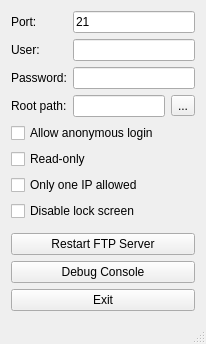
<?xml version="1.0" encoding="UTF-8"?>
<ui version="4.0">
 <class>MainWindow</class>
 <widget class="QMainWindow" name="MainWindow">
  <property name="geometry">
   <rect>
    <x>0</x>
    <y>0</y>
    <width>206</width>
    <height>344</height>
   </rect>
  </property>
  <property name="windowTitle">
   <string>FTP Server</string>
  </property>
  <widget class="QWidget" name="centralWidget">
   <layout class="QGridLayout" name="gridLayout">
    <item row="0" column="0">
     <widget class="QLabel" name="label">
      <property name="text">
       <string>Port:</string>
      </property>
     </widget>
    </item>
    <item row="5" column="1">
     <widget class="QLineEdit" name="lineEditRootPath">
      <property name="readOnly">
       <bool>true</bool>
      </property>
     </widget>
    </item>
    <item row="6" column="0" colspan="3">
     <widget class="QCheckBox" name="checkBoxAnonymous">
      <property name="text">
       <string>Allow anonymous login</string>
      </property>
     </widget>
    </item>
    <item row="8" column="0" colspan="3">
     <widget class="QCheckBox" name="checkBoxOnlyOneIpAllowed">
      <property name="text">
       <string>Only one IP allowed</string>
      </property>
     </widget>
    </item>
    <item row="5" column="2">
     <widget class="QToolButton" name="toolButtonBrowse">
      <property name="text">
       <string>...</string>
      </property>
     </widget>
    </item>
    <item row="13" column="0" colspan="3">
     <widget class="QPushButton" name="pushButtonShowDebugLog">
      <property name="text">
       <string>Debug Console</string>
      </property>
     </widget>
    </item>
    <item row="14" column="0" colspan="3">
     <widget class="QPushButton" name="pushButtonExit">
      <property name="text">
       <string>Exit</string>
      </property>
     </widget>
    </item>
    <item row="3" column="0">
     <widget class="QLabel" name="label_2">
      <property name="text">
       <string>User:</string>
      </property>
     </widget>
    </item>
    <item row="4" column="0">
     <widget class="QLabel" name="label_3">
      <property name="text">
       <string>Password:</string>
      </property>
     </widget>
    </item>
    <item row="7" column="0" colspan="3">
     <widget class="QCheckBox" name="checkBoxReadOnly">
      <property name="text">
       <string>Read-only</string>
      </property>
     </widget>
    </item>
    <item row="12" column="0" colspan="3">
     <widget class="QPushButton" name="pushButtonRestartServer">
      <property name="text">
       <string>Restart FTP Server</string>
      </property>
     </widget>
    </item>
    <item row="0" column="1" colspan="2">
     <widget class="QLineEdit" name="lineEditPort">
      <property name="text">
       <string>21</string>
      </property>
     </widget>
    </item>
    <item row="4" column="1" colspan="2">
     <widget class="QLineEdit" name="lineEditPassword"/>
    </item>
    <item row="5" column="0">
     <widget class="QLabel" name="label_5">
      <property name="text">
       <string>Root path:</string>
      </property>
     </widget>
    </item>
    <item row="11" column="0">
     <spacer name="verticalSpacer">
      <property name="orientation">
       <enum>Qt::Vertical</enum>
      </property>
      <property name="sizeHint" stdset="0">
       <size>
        <width>20</width>
        <height>40</height>
       </size>
      </property>
     </spacer>
    </item>
    <item row="3" column="1" colspan="2">
     <widget class="QLineEdit" name="lineEditUserName"/>
    </item>
    <item row="10" column="0" colspan="2">
     <widget class="QCheckBox" name="checkBoxDisableLockScreen">
      <property name="sizePolicy">
       <sizepolicy hsizetype="Preferred" vsizetype="Fixed">
        <horstretch>0</horstretch>
        <verstretch>0</verstretch>
       </sizepolicy>
      </property>
      <property name="text">
       <string>Disable lock screen</string>
      </property>
      <property name="checked">
       <bool>false</bool>
      </property>
     </widget>
    </item>
   </layout>
  </widget>
  <widget class="QStatusBar" name="statusBar"/>
 </widget>
 <layoutdefault spacing="6" margin="11"/>
 <resources/>
 <connections/>
</ui>
